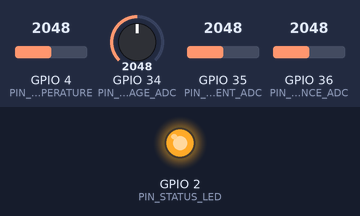
Recording of a sketch running on a simulated ESP32. Parts: output pins drawn as LEDs (lit = HIGH). The test bench sets the inputs (shaded band); at power-on: GPIO 4 (PIN_TEMPERATURE) = 2048, GPIO 34 (PIN_VOLTAGE_ADC) = 2048, GPIO 35 (PIN_CURRENT_ADC) = 2048, GPIO 36 (PIN_IRRADIANCE_ADC) = 2048. WiFi joins after 1.5 s; servers stay silent unless stated; uploads are accepted with an empty reply; what the sketch prints to the serial monitor is not drawn.

Above: at 3.8 s.
At 5.26 s:
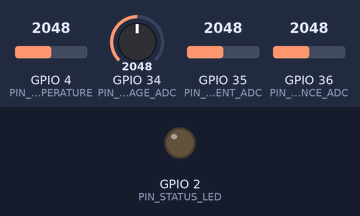
Timing chart, 0 to 9.0 s (numbered marks = the images above):
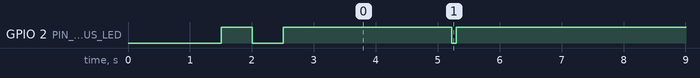

Measured:
- by itself, GPIO 2 (PIN_STATUS_LED): goes LOW 0.50 s, HIGH 2.7 s, 24 × (LOW 0.08 s, HIGH 4.9 s), LOW 0.08 s, then HIGH

The sketch:

esp32_solar_telemetry.ino
```cpp
/*
  =============================================================================
  SolarAI - ESP32 Solar Telemetry Edge Firmware
  =============================================================================
  Platform : ESP32 Dev Module / NodeMCU-32S
  Framework: Arduino / PlatformIO
  Libraries Required:
    - WiFi (built-in ESP32 core)
    - HTTPClient (built-in ESP32 core)
    - ArduinoJson (v6.x or v7.x by Benoit Blanchon)

  IMPORTANT NOTICE FOR HARDWARE TEAM:
  Pin assignments below are CONFIGURATION PLACEHOLDERS.
  Review and confirm exact GPIOs and sensor models with your hardware testbed
  before compiling and flashing the microcontroller.
  =============================================================================
*/

#include <WiFi.h>
#include <HTTPClient.h>
#include <ArduinoJson.h>

// =============================================================================
// 1. WI-FI & BACKEND SERVER CONFIGURATION
// =============================================================================
const char* WIFI_SSID     = "YOUR_WIFI_SSID";
const char* WIFI_PASSWORD = "YOUR_WIFI_PASSWORD";

// Target endpoint on laptop: http://<LAPTOP_LAN_IP>:8000/api/v1/telemetry
const char* SERVER_URL    = "http://<LAPTOP_LAN_IP>:8000/api/v1/telemetry";

const char* DEVICE_ID     = "SOLAR-ESP32-01";
const char* FIRMWARE_VER  = "1.0.0-hw";
const char* DEVICE_TOKEN  = "solarai_super_secret_dev_key_change_in_production";
const unsigned long REPORTING_INTERVAL_MS = 5000;

// =============================================================================
// 2. HARDWARE PIN CONFIGURATION (PLACEHOLDERS - CONFIRM WITH HARDWARE TEAM)
// =============================================================================
constexpr int PIN_VOLTAGE_ADC    = 34; // Placeholder: ADC1 channel for Voltage Divider
constexpr int PIN_CURRENT_ADC    = 35; // Placeholder: ADC1 channel for Current Sensor (e.g. ACS712)
constexpr int PIN_TEMPERATURE    = 4;  // Placeholder: Digital GPIO for Temp Sensor / Analog
constexpr int PIN_IRRADIANCE_ADC = 36; // Placeholder: ADC1 channel for Irradiance / Pyranometer / LDR
constexpr int PIN_STATUS_LED     = 2;  // Built-in status LED

// =============================================================================
// 3. SENSOR CALIBRATION CONSTANTS
// =============================================================================
constexpr float ADC_REF_VOLTAGE       = 3.3f;
constexpr float ADC_RESOLUTION        = 4095.0f;
constexpr float VOLTAGE_DIVIDER_RATIO = 5.0f;
constexpr float ACS_ZERO_V            = 2.5f;
constexpr float ACS_SENSITIVITY       = 0.185f;
constexpr float IRRADIANCE_MAX_WM2    = 1200.0f;

float readAnalogAverage(int pin, int samples = 16) {
  long sum = 0;
  for (int i = 0; i < samples; i++) {
    sum += analogRead(pin);
    delayMicroseconds(50);
  }
  return (float)sum / (float)samples;
}

float readVoltage() {
  float rawAdc = readAnalogAverage(PIN_VOLTAGE_ADC);
  float pinVoltage = (rawAdc / ADC_RESOLUTION) * ADC_REF_VOLTAGE;
  float arrayVoltage = pinVoltage * VOLTAGE_DIVIDER_RATIO;
  if (arrayVoltage < 0.1f) arrayVoltage = 0.0f;
  return arrayVoltage;
}

float readCurrent() {
  float rawAdc = readAnalogAverage(PIN_CURRENT_ADC);
  float pinVoltage = (rawAdc / ADC_RESOLUTION) * ADC_REF_VOLTAGE;
  float currentAmps = (pinVoltage - ACS_ZERO_V) / ACS_SENSITIVITY;
  if (currentAmps < 0.05f) currentAmps = 0.0f;
  return currentAmps;
}

float readTemperature() {
  float rawAdc = readAnalogAverage(PIN_TEMPERATURE);
  float tempVoltage = (rawAdc / ADC_RESOLUTION) * ADC_REF_VOLTAGE;
  float tempC = tempVoltage * 100.0f;
  if (tempC < -10.0f || tempC > 110.0f) {
    tempC = 28.5f;
  }
  return tempC;
}

float readIrradiance() {
  float rawAdc = readAnalogAverage(PIN_IRRADIANCE_ADC);
  float ratio = rawAdc / ADC_RESOLUTION;
  float irradiance = ratio * IRRADIANCE_MAX_WM2;
  if (irradiance < 0.0f) irradiance = 0.0f;
  return irradiance;
}

void connectToWiFi() {
  if (WiFi.status() == WL_CONNECTED) return;
  Serial.print("[Wi-Fi] Connecting to: ");
  Serial.println(WIFI_SSID);
  WiFi.mode(WIFI_STA);
  WiFi.begin(WIFI_SSID, WIFI_PASSWORD);
  int attempts = 0;
  while (WiFi.status() != WL_CONNECTED && attempts < 30) {
    delay(500);
    Serial.print(".");
    digitalWrite(PIN_STATUS_LED, !digitalRead(PIN_STATUS_LED));
    attempts++;
  }
  if (WiFi.status() == WL_CONNECTED) {
    Serial.println("\n[Wi-Fi] Connected!");
    Serial.print("[Wi-Fi] IP: ");
    Serial.println(WiFi.localIP());
    digitalWrite(PIN_STATUS_LED, HIGH);
  } else {
    Serial.println("\n[Wi-Fi] Failed to connect.");
    digitalWrite(PIN_STATUS_LED, LOW);
  }
}

void transmitTelemetry(float voltage, float current, float temp, float irradiance) {
  if (WiFi.status() != WL_CONNECTED) {
    connectToWiFi();
    return;
  }
  HTTPClient http;
  http.begin(SERVER_URL);
  http.addHeader("Content-Type", "application/json");
  http.addHeader("X-Device-Token", DEVICE_TOKEN);
  http.setTimeout(4000);

  StaticJsonDocument<256> doc;
  doc["device_id"]        = DEVICE_ID;
  doc["voltage_v"]        = round(voltage * 100.0f) / 100.0f;
  doc["current_a"]        = round(current * 100.0f) / 100.0f;
  doc["temperature_c"]    = round(temp * 10.0f) / 10.0f;
  doc["irradiance_w_m2"]  = round(irradiance * 10.0f) / 10.0f;
  doc["firmware_version"] = FIRMWARE_VER;

  String requestBody;
  serializeJson(doc, requestBody);
  Serial.print("[Telemetry] POST: ");
  Serial.println(requestBody);

  int httpCode = http.POST(requestBody);
  if (httpCode > 0) {
    Serial.printf("[Telemetry] Response: HTTP %d\n", httpCode);
    digitalWrite(PIN_STATUS_LED, LOW);
    delay(80);
    digitalWrite(PIN_STATUS_LED, HIGH);
  } else {
    Serial.printf("[Telemetry] Error: %s\n", http.errorToString(httpCode).c_str());
  }
  http.end();
}

unsigned long lastReportTime = 0;

void setup() {
  Serial.begin(115200);
  delay(1000);
  Serial.println("\n=== SolarAI ESP32 Edge Telemetry Node ===");
  pinMode(PIN_STATUS_LED, OUTPUT);
  digitalWrite(PIN_STATUS_LED, LOW);
  analogSetAttenuation(ADC_11db);
  connectToWiFi();
}

void loop() {
  unsigned long now = millis();
  if (now - lastReportTime >= REPORTING_INTERVAL_MS) {
    lastReportTime = now;
    float voltage    = readVoltage();
    float current    = readCurrent();
    float temp       = readTemperature();
    float irradiance = readIrradiance();
    transmitTelemetry(voltage, current, temp, irradiance);
  }
  if (WiFi.status() != WL_CONNECTED && (now - lastReportTime > 15000)) {
    connectToWiFi();
  }
  delay(10);
}
```
